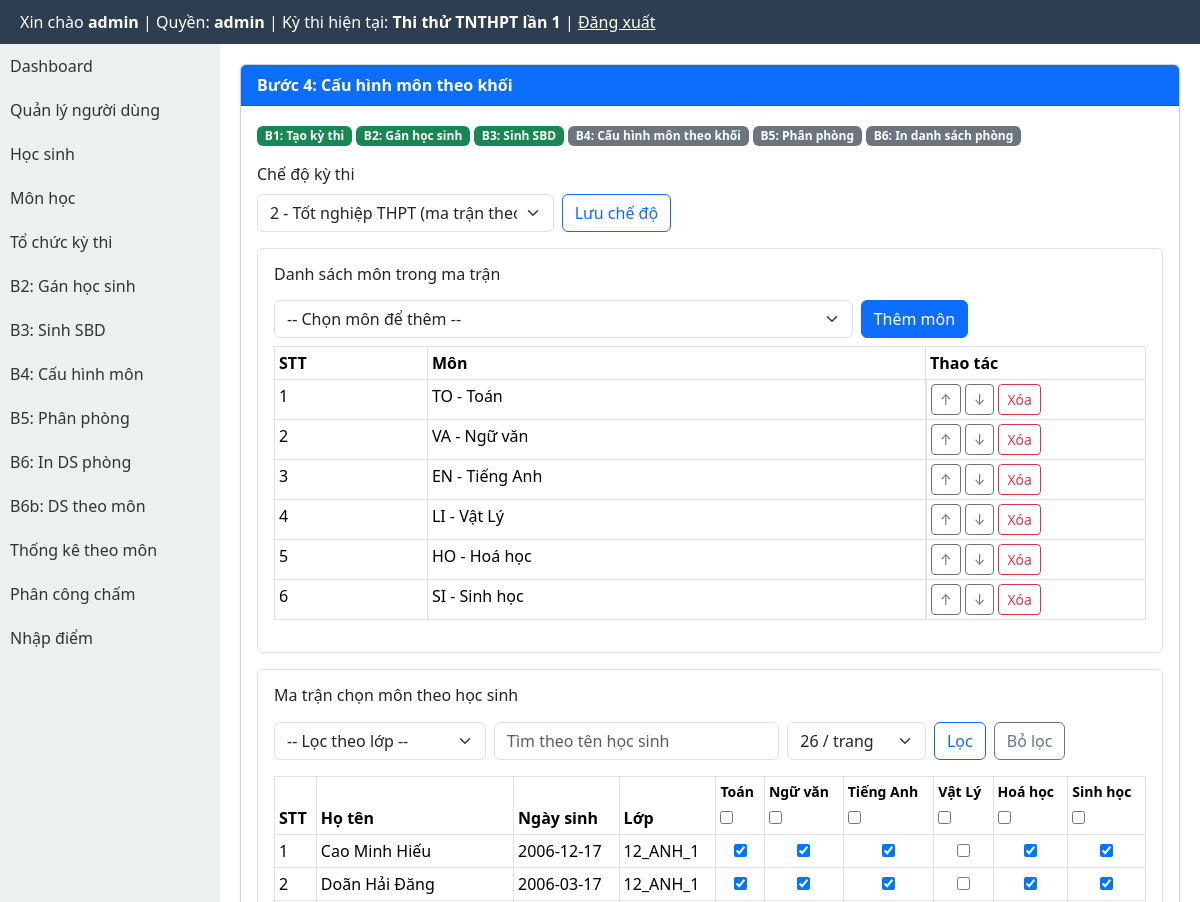
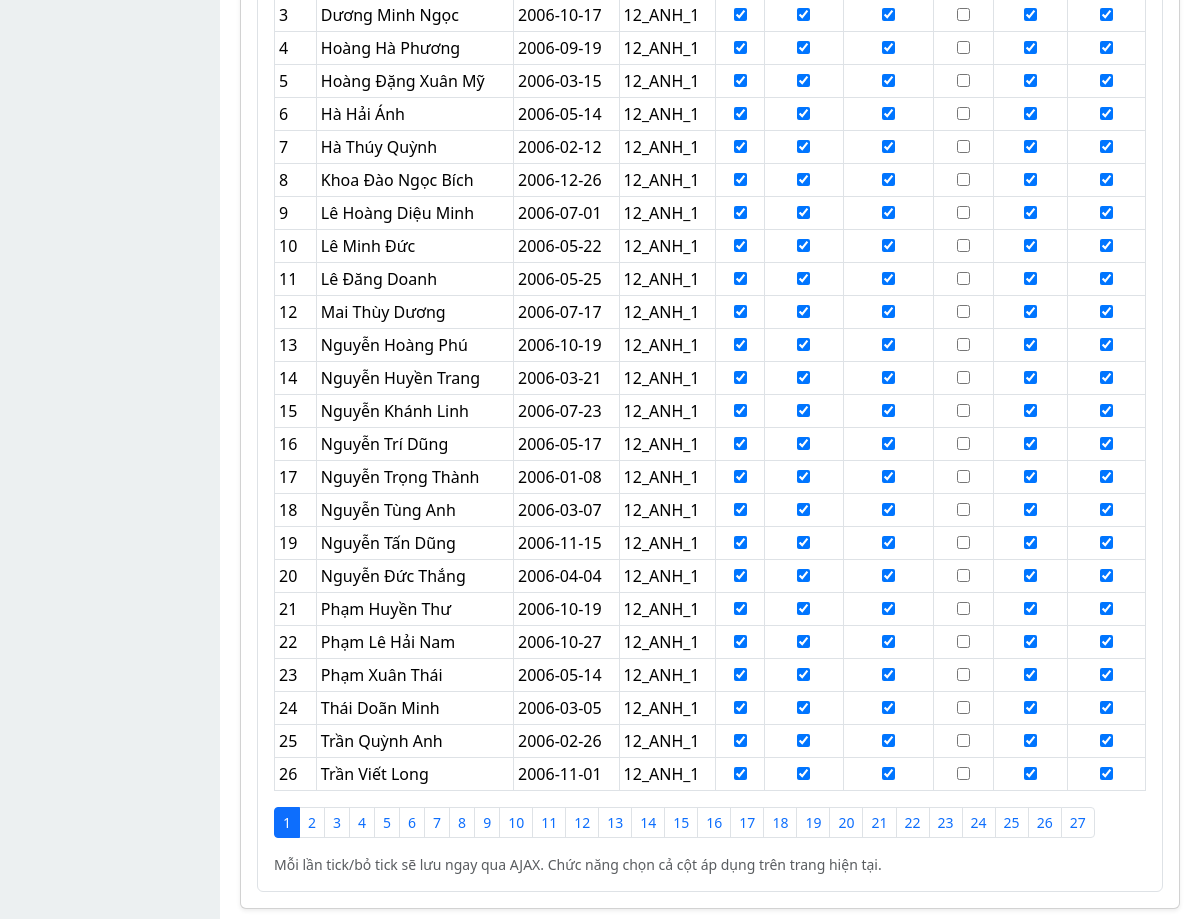
The page /modules/exams/configure_subjects.php (signed in) on the database its author committed (2 pictures, top to bottom).
### tables this page shows
CREATE TABLE exams (
  id INTEGER PRIMARY KEY AUTOINCREMENT,
  ten_ky_thi TEXT,
  nam INTEGER,
  ngay_thi TEXT
, distribution_locked INTEGER DEFAULT 0, rooms_locked INTEGER DEFAULT 0, exam_locked INTEGER DEFAULT 0, deleted_at TEXT, is_default INTEGER DEFAULT 0, exam_mode INTEGER DEFAULT 1);

CREATE TABLE exam_subjects (
        id INTEGER PRIMARY KEY AUTOINCREMENT,
        exam_id INTEGER NOT NULL,
        subject_id INTEGER NOT NULL,
        sort_order INTEGER NOT NULL,
        UNIQUE(exam_id, subject_id)
    );

CREATE TABLE subjects (
  id INTEGER PRIMARY KEY AUTOINCREMENT,
  ma_mon TEXT UNIQUE,
  ten_mon TEXT,
  he_so REAL
);

CREATE TABLE students (
  id INTEGER PRIMARY KEY AUTOINCREMENT,
  sbd TEXT UNIQUE,
  hoten TEXT,
  ngaysinh TEXT,
  lop TEXT,
  truong TEXT
);

### modules/exams/configure_subjects.php (the view, shortened to what the rows shown need)
<?php
require_once BASE_PATH . '/modules/exams/_common.php';
$examId = exams_resolve_current_exam_from_request();
$pdo->exec('CREATE TABLE IF NOT EXISTS exam_subjects (
    id INTEGER PRIMARY KEY AUTOINCREMENT,
    exam_id INTEGER NOT NULL,
    subject_id INTEGER NOT NULL,
    sort_order INTEGER NOT NULL,
    UNIQUE(exam_id, subject_id)
)');
$pdo->exec('CREATE UNIQUE INDEX IF NOT EXISTS idx_exam_subjects_order ON exam_subjects(exam_id, sort_order)');
$pdo->exec('CREATE TABLE IF NOT EXISTS exam_student_subjects (
    id INTEGER PRIMARY KEY AUTOINCREMENT,
    exam_id INTEGER NOT NULL,
    student_id INTEGER NOT NULL,
    subject_id INTEGER NOT NULL,
    UNIQUE(exam_id, student_id, subject_id)
)');
$pdo->exec('CREATE INDEX IF NOT EXISTS idx_exam_student_subjects_exam_student ON exam_student_subjects(exam_id, student_id)');
$csrf = exams_get_csrf_token();
$subjects = $pdo->query('SELECT id, ma_mon, ten_mon FROM subjects ORDER BY ten_mon')->fetchAll(PDO::FETCH_ASSOC);
$examRowStmt = $pdo->prepare('SELECT id, ten_ky_thi, exam_mode FROM exams WHERE id = :id LIMIT 1');
$examRowStmt->execute([':id' => $examId]);
$examRow = $examRowStmt->fetch(PDO::FETCH_ASSOC) ?: ['id' => $examId, 'ten_ky_thi' => '', 'exam_mode' => 1];
$examMode = in_array((int)($examRow['exam_mode'] ?? 1), [1, 2], true) ? (int)$examRow['exam_mode'] : 1;
$gradeStmt = $pdo->prepare('SELECT DISTINCT khoi FROM exam_students WHERE exam_id = :exam_id AND subject_id IS NULL AND khoi IS NOT NULL AND khoi <> "" ORDER BY khoi');
$gradeStmt->execute([':exam_id' => $examId]);
$grades = array_map(static fn($r): string => (string) $r['khoi'], $gradeStmt->fetchAll(PDO::FETCH_ASSOC));
$cfgStmt = $pdo->prepare('SELECT c.id, c.khoi, c.subject_id, c.scope_mode, c.component_count, c.tong_diem, c.diem_tu_luan, c.diem_trac_nghiem, c.diem_noi, s.ma_mon, s.ten_mon
    FROM exam_subject_config c
    INNER JOIN subjects s ON s.id = c.subject_id
    WHERE c.exam_id = :exam_id
    ORDER BY c.khoi, s.ten_mon');
$cfgStmt->execute([':exam_id' => $examId]);
$configRows = $cfgStmt->fetchAll(PDO::FETCH_ASSOC);
$matrixSubjectStmt = $pdo->prepare('SELECT es.subject_id, es.sort_order, s.ma_mon, s.ten_mon
    FROM exam_subjects es
    INNER JOIN subjects s ON s.id = es.subject_id
    WHERE es.exam_id = :exam_id
    ORDER BY es.sort_order ASC, es.id ASC');
$matrixSubjectStmt->execute([':exam_id' => $examId]);
$matrixSubjects = $matrixSubjectStmt->fetchAll(PDO::FETCH_ASSOC);
$perPage = (int) ($_GET['per_page'] ?? 26);
$page = max(1, (int) ($_GET['page'] ?? 1));
$baseStudentSql = ' FROM exam_students es
    INNER JOIN students st ON st.id = es.student_id
    WHERE es.exam_id = :exam_id AND es.subject_id IS NULL';
$params = [':exam_id' => $examId];
$offset = ($page - 1) * $perPage;
$studentSql = 'SELECT st.id, st.hoten, st.ngaysinh, st.lop' . $baseStudentSql . ' ORDER BY st.lop, st.hoten LIMIT :limit OFFSET :offset';
$studentStmt = $pdo->prepare($studentSql);
foreach ($params as $k => $v) {
    $studentStmt->bindValue($k, $v, is_int($v) ? PDO::PARAM_INT : PDO::PARAM_STR);
}
$studentStmt->bindValue(':limit', $perPage, PDO::PARAM_INT);
$studentStmt->bindValue(':offset', $offset, PDO::PARAM_INT);
$studentStmt->execute();
$studentsInExam = $studentStmt->fetchAll(PDO::FETCH_ASSOC);
$selectedStmt = $pdo->prepare('SELECT student_id, subject_id FROM exam_student_subjects WHERE exam_id = :exam_id');
$selectedStmt->execute([':exam_id' => $examId]);
$selectedRows = $selectedStmt->fetchAll(PDO::FETCH_ASSOC);
$selectedMap = [];
foreach ($selectedRows as $row) {
    $selectedMap[(int)$row['student_id']][(int)$row['subject_id']] = true;
}
require_once BASE_PATH . '/layout/header.php';
?>
<link href="https://cdn.jsdelivr.net/npm/bootstrap@5.3.3/dist/css/bootstrap.min.css" rel="stylesheet">
<div style="display:flex;min-height:calc(100vh - 44px);">
    <div style="flex:1;padding:20px;min-width:0;">
        <div class="card shadow-sm">
            <div class="card-body">
                <form method="post" class="row g-2 mb-3">
                    <div class="col-md-4">
                        <label class="form-label">Chế độ kỳ thi</label>
                        <select class="form-select" name="exam_mode">
                            <option value="2" <?= $examMode === 2 ? 'selected' : '' ?>>2 - Tốt nghiệp THPT (ma trận theo học sinh)</option>
                        </select>
                    </div>
                </form>
                <?php if ($examMode === 1): ?>
                    <form method="post" class="border rounded p-3 mb-3" id="cfgForm">
                        <input type="hidden" name="csrf_token" value="<?= htmlspecialchars($csrf, ENT_QUOTES, 'UTF-8') ?>">
                        <input type="hidden" name="action" value="add">
                        <input type="hidden" name="selected_classes_json" id="selectedClassesJson" value="[]">
                        <div class="row g-2">
                            <div class="col-md-2"><label class="form-label">Khối *</label><select class="form-select" name="khoi" id="khoiSelect" required><option value="">-- Chọn --</option><?php foreach ($grades as $grade): ?><option value="<?= htmlspecialchars($grade, ENT_QUOTES, 'UTF-8') ?>"><?= htmlspecialchars($grade, ENT_QUOTES, 'UTF-8') ?></option><?php endforeach; ?></select></div>
                            <div class="col-md-4"><label class="form-label">Môn học *</label><select class="form-select" name="subject_id" required><option value="">-- Chọn môn --</option><?php foreach ($subjects as $s): ?><option value="<?= (int)$s['id'] ?>"><?= htmlspecialchars((string)$s['ma_mon'].' - '.(string)$s['ten_mon'], ENT_QUOTES, 'UTF-8') ?></option><?php endforeach; ?></select></div>
                            <div class="col-md-3"><label class="form-label">Phạm vi</label><select class="form-select" name="scope_mode" id="scopeMode" required><option value="entire_grade">Toàn khối</option><option value="specific_classes">Theo lớp</option></select></div>
                            <div class="col-md-3"><label class="form-label">Số thành phần điểm</label><select class="form-select" name="component_count" id="componentCount"><option value="1">1</option><option value="2">2</option><option value="3">3</option></select></div>
                            <div class="col-md-3"><label class="form-label">Tổng điểm</label><input class="form-control" type="number" step="0.01" min="0" max="10" name="tong_diem" required></div>
                            <div class="col-md-3" id="fieldTuLuan"><label class="form-label">Điểm tự luận</label><input class="form-control" type="number" step="0.01" min="0" max="10" name="diem_tu_luan" id="diemTuLuan" required></div>
                            <div class="col-md-3" id="fieldTracNghiem"><label class="form-label">Điểm trắc nghiệm</label><input class="form-control" type="number" step="0.01" min="0" max="10" name="diem_trac_nghiem" id="diemTracNghiem"></div>
                            <div class="col-md-3" id="fieldNoi"><label class="form-label">Điểm nói</label><input class="form-control" type="number" step="0.01" min="0" max="10" name="diem_noi" id="diemNoi"></div>
                        </div>
                        <div id="classScopePanel" class="border rounded p-2 mt-3" style="display:none;">
                            <div class="row g-2">
                                <div class="col-md-5"><label class="form-label">Danh sách lớp trong khối</label><select multiple class="form-select" id="availableClasses" size="8"></select></div>
                                <div class="col-md-2 d-flex flex-column justify-content-center gap-2"><button type="button" class="btn btn-outline-primary" id="moveOneRight">&gt;</button><button type="button" class="btn btn-outline-primary" id="moveAllRight">&gt;&gt;</button><button type="button" class="btn btn-outline-secondary" id="moveOneLeft">&lt;</button><button type="button" class="btn btn-outline-secondary" id="moveAllLeft">&lt;&lt;</button></div>
                                <div class="col-md-5"><label class="form-label">Danh sách lớp đã chọn</label><select multiple class="form-select" id="selectedClasses" size="8"></select></div>
                            </div>
                        </div>
                        <button class="btn btn-success mt-3" type="submit">Lưu cấu hình</button>
                    </form>
                    <div class="table-responsive"><table class="table table-bordered table-sm"><thead><tr><th>Khối</th><th>Môn</th><th>Scope</th><th>Số TP</th><th>Tổng</th><th>Tự luận</th><th>Trắc nghiệm</th><th>Nói</th><th>Lớp áp dụng</th><th></th></tr></thead><tbody><?php if (empty($configRows)): ?><tr><td colspan="10" class="text-center">Chưa có cấu hình.</td></tr><?php else: foreach ($configRows as $row): ?><tr><td><?= htmlspecialchars((string)$row['khoi'], ENT_QUOTES, 'UTF-8') ?></td><td><?= htmlspecialchars((string)$row['ma_mon'].' - '.(string)$row['ten_mon'], ENT_QUOTES, 'UTF-8') ?></td><td><?= htmlspecialchars((string)$row['scope_mode'], ENT_QUOTES, 'UTF-8') ?></td><td><?= (int)$row['component_count'] ?></td><td><?= htmlspecialchars((string)$row['tong_diem'], ENT_QUOTES, 'UTF-8') ?></td><td><?= htmlspecialchars((string)$row['diem_tu_luan'], ENT_QUOTES, 'UTF-8') ?></td><td><?= htmlspecialchars((string)$row['diem_trac_nghiem'], ENT_QUOTES, 'UTF-8') ?></td><td><?= htmlspecialchars((string)$row['diem_noi'], ENT_QUOTES, 'UTF-8') ?></td><td><?= htmlspecialchars((string)($row['class_list'] ?? ''), ENT_QUOTES, 'UTF-8') ?></td><td><form method="post" onsubmit="return confirm('Xóa cấu hình này?')"><input type="hidden" name="csrf_token" value="<?= htmlspecialchars($csrf, ENT_QUOTES, 'UTF-8') ?>"><input type="hidden" name="action" value="delete"><input type="hidden" name="config_id" value="<?= (int)$row['id'] ?>"><button class="btn btn-sm btn-danger">Xóa</button></form></td></tr><?php endforeach; endif; ?></tbody></table></div>
                <?php else: ?>
                    <div class="border rounded p-3 mb-3">
                        <div class="table-responsive">
                            <table class="table table-sm table-bordered">
                                <thead><tr><th>STT</th><th>Môn</th><th width="220">Thao tác</th></tr></thead>
                                <tbody>
                                <?php if (empty($matrixSubjects)): ?>
                                    <tr><td colspan="3" class="text-center">Chưa có môn trong ma trận.</td></tr>
                                <?php else: foreach ($matrixSubjects as $i => $ms): ?>
                                    <tr>
                                        <td><?= $i + 1 ?></td>
                                        <td><?= htmlspecialchars((string) $ms['ma_mon'] . ' - ' . (string) $ms['ten_mon'], ENT_QUOTES, 'UTF-8') ?></td>
                                        <td class="d-flex gap-1">
                                            <form method="post"><button class="btn btn-sm btn-outline-secondary">↑</button></form>
                                            <form method="post"><button class="btn btn-sm btn-outline-secondary">↓</button></form>
                                            <form method="post" onsubmit="return confirm('Xóa môn khỏi ma trận?')"><button class="btn btn-sm btn-outline-danger">Xóa</button></form>
                                        </td>
                                    </tr>
                                <?php endforeach; endif; ?>
                                </tbody>
                            </table>
                        </div>
                    </div>
                    <div class="border rounded p-3">
                        <div class="table-responsive">
                            <table class="table table-bordered table-sm matrix">
                                <thead>
                                <tr>
                                    <th>STT</th>
                                    <th>Họ tên</th>
                                    <th>Ngày sinh</th>
                                    <th>Lớp</th>
                                    <?php foreach ($matrixSubjects as $sub): ?>
                                        <th>
                                            <div class="small mb-1"><?= htmlspecialchars((string) $sub['ten_mon'], ENT_QUOTES, 'UTF-8') ?></div>
                                            <input type="checkbox" class="matrix-col-toggle" data-subject="<?= (int) $sub['subject_id'] ?>" title="Chọn/Bỏ chọn cả cột trong trang hiện tại">
                                        </th>
                                    <?php endforeach; ?>
                                </tr>
                                </thead>
                                <tbody>
                                <?php if (empty($studentsInExam)): ?>
                                    <tr><td colspan="<?= max(4, count($matrixSubjects) + 4) ?>" class="text-center">Không có học sinh.</td></tr>
                                <?php else: foreach ($studentsInExam as $idx => $stu): ?>
                                    <tr>
                                        <td><?= $offset + $idx + 1 ?></td>
                                        <td><?= htmlspecialchars((string) $stu['hoten'], ENT_QUOTES, 'UTF-8') ?></td>
                                        <td><?= htmlspecialchars((string) $stu['ngaysinh'], ENT_QUOTES, 'UTF-8') ?></td>
                                        <td><?= htmlspecialchars((string) $stu['lop'], ENT_QUOTES, 'UTF-8') ?></td>
                                        <?php foreach ($matrixSubjects as $sub): $sid = (int) $stu['id']; $subId = (int) $sub['subject_id']; $isChecked = !empty($selectedMap[$sid][$subId]); ?>
                                            <td class="text-center"><input type="checkbox" class="matrix-checkbox" data-student="<?= $sid ?>" data-subject="<?= $subId ?>" <?= $isChecked ? 'checked' : '' ?>></td>
                                        <?php endforeach; ?>
                                    </tr>
                                <?php endforeach; endif; ?>
                                </tbody>
                            </table>
                        </div>
                    </div>
                <?php endif; ?>
            </div>
        </div>
    </div>
</div>
<?php require_once BASE_PATH . '/layout/footer.php'; ?>

### rows shown on the page
exams: exam_mode "2 - Tốt nghiệp THPT (ma trận theo học sinh)"
exam_subjects: subject.ten_mon "TO - Toán", subject.ten_mon "Toán"
exam_subjects: subject.ten_mon "VA - Ngữ văn", subject.ten_mon "Ngữ văn"
exam_subjects: subject.ten_mon "EN - Tiếng Anh", subject.ten_mon "Tiếng Anh"
exam_subjects: subject.ten_mon "LI - Vật Lý", subject.ten_mon "Vật Lý"
exam_subjects: subject.ten_mon "HO - Hoá học", subject.ten_mon "Hoá học"
exam_subjects: subject.ten_mon "SI - Sinh học", subject.ten_mon "Sinh học"
students: idx "1", hoten "Cao Minh Hiếu", ngaysinh "2006-12-17", lop "12_ANH_1", id.subject_id "☑"
students: idx "2", hoten "Doãn Hải Đăng", ngaysinh "2006-03-17", lop "12_ANH_1", id.subject_id "☑"
students: idx "3", hoten "Dương Minh Ngọc", ngaysinh "2006-10-17", lop "12_ANH_1", id.subject_id "☑"
students: idx "4", hoten "Hoàng Hà Phương", ngaysinh "2006-09-19", lop "12_ANH_1", id.subject_id "☑"
students: idx "5", hoten "Hoàng Đặng Xuân Mỹ", ngaysinh "2006-03-15", lop "12_ANH_1", id.subject_id "☑"
students: idx "6", hoten "Hà Hải Ánh", ngaysinh "2006-05-14", lop "12_ANH_1", id.subject_id "☑"
students: idx "7", hoten "Hà Thúy Quỳnh", ngaysinh "2006-02-12", lop "12_ANH_1", id.subject_id "☑"
students: idx "8", hoten "Khoa Đào Ngọc Bích", ngaysinh "2006-12-26", lop "12_ANH_1", id.subject_id "☑"
students: idx "9", hoten "Lê Hoàng Diệu Minh", ngaysinh "2006-07-01", lop "12_ANH_1", id.subject_id "☑"
students: idx "10", hoten "Lê Minh Đức", ngaysinh "2006-05-22", lop "12_ANH_1", id.subject_id "☑"
students: idx "11", hoten "Lê Đăng Doanh", ngaysinh "2006-05-25", lop "12_ANH_1", id.subject_id "☑"
students: idx "12", hoten "Mai Thùy Dương", ngaysinh "2006-07-17", lop "12_ANH_1", id.subject_id "☑"
students: idx "13", hoten "Nguyễn Hoàng Phú", ngaysinh "2006-10-19", lop "12_ANH_1", id.subject_id "☑"
students: idx "14", hoten "Nguyễn Huyền Trang", ngaysinh "2006-03-21", lop "12_ANH_1", id.subject_id "☑"
students: idx "15", hoten "Nguyễn Khánh Linh", ngaysinh "2006-07-23", lop "12_ANH_1", id.subject_id "☑"
students: idx "16", hoten "Nguyễn Trí Dũng", ngaysinh "2006-05-17", lop "12_ANH_1", id.subject_id "☑"
students: idx "17", hoten "Nguyễn Trọng Thành", ngaysinh "2006-01-08", lop "12_ANH_1", id.subject_id "☑"
students: idx "18", hoten "Nguyễn Tùng Anh", ngaysinh "2006-03-07", lop "12_ANH_1", id.subject_id "☑"
students: idx "19", hoten "Nguyễn Tấn Dũng", ngaysinh "2006-11-15", lop "12_ANH_1", id.subject_id "☑"
students: idx "20", hoten "Nguyễn Đức Thắng", ngaysinh "2006-04-04", lop "12_ANH_1", id.subject_id "☑"
students: idx "21", hoten "Phạm Huyền Thư", ngaysinh "2006-10-19", lop "12_ANH_1", id.subject_id "☑"
students: idx "22", hoten "Phạm Lê Hải Nam", ngaysinh "2006-10-27", lop "12_ANH_1", id.subject_id "☑"
students: idx "23", hoten "Phạm Xuân Thái", ngaysinh "2006-05-14", lop "12_ANH_1", id.subject_id "☑"
students: idx "24", hoten "Thái Doãn Minh", ngaysinh "2006-03-05", lop "12_ANH_1", id.subject_id "☑"
students: idx "25", hoten "Trần Quỳnh Anh", ngaysinh "2006-02-26", lop "12_ANH_1", id.subject_id "☑"
students: idx "26", hoten "Trần Viết Long", ngaysinh "2006-11-01", lop "12_ANH_1", id.subject_id "☑"

### other values the page prints
$_SESSION['user']['username'] "admin"
$role "admin"
$currentExamInfo['ten_ky_thi'] "Thi thử TNTHPT lần 1"
$index "1"
$step['label'] "Tạo kỳ thi"
$index "2"
$step['label'] "Gán học sinh"
$index "3"
$step['label'] "Sinh SBD"
$index "4"
$step['label'] "Cấu hình môn theo khối"
$index "5"
$step['label'] "Phân phòng"
$index "6"
$step['label'] "In danh sách phòng"
